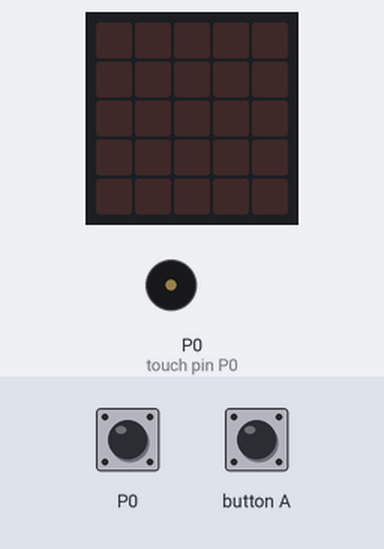
A program run on a simulated BBC micro:bit (MakeCode). On the bench: the board's 5×5 LED display, buzzer (waves = sounding). Inputs (shaded band) come from the test bench.

Above: at 1.2 s.
1.3 s: touch pin P0 pressed for 0.15 s
At 3.1 s:
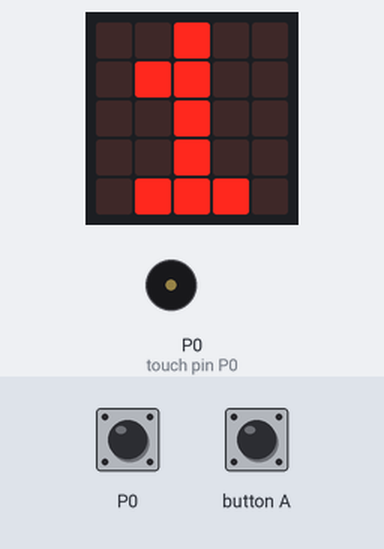
3.9 s: button A pressed for 0.15 s
At 4.8 s:
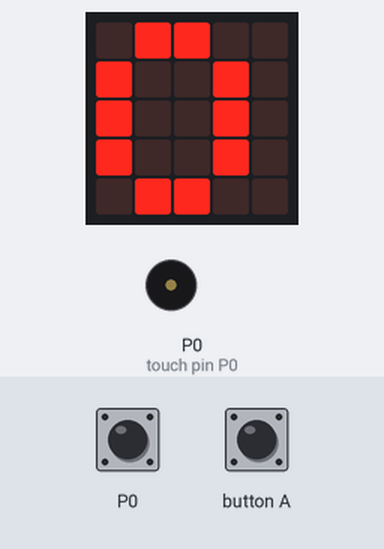
5.5 s: touch pin P0 pressed for 3.2 s
At 5.9 s:
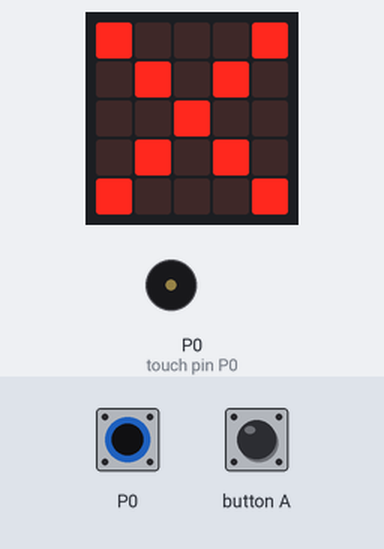
Timing chart, 0 to 9.8 s (numbered marks = the images above; inputs shaded):
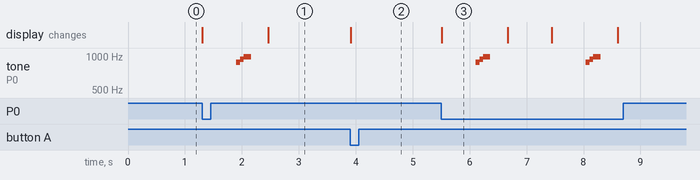

The program:

main.ts
```typescript
let erros = 0
basic.forever(function () {
    if (input.buttonIsPressed(Button.A)) {
        erros = 0
        basic.showNumber(erros)
    } else if (input.pinIsPressed(TouchPin.P0)) {
        basic.showIcon(IconNames.No)
        music.play(music.tonePlayable(880, music.beat(BeatFraction.Eighth)), music.PlaybackMode.UntilDone)
        music.play(music.tonePlayable(932, music.beat(BeatFraction.Eighth)), music.PlaybackMode.UntilDone)
        music.play(music.tonePlayable(988, music.beat(BeatFraction.Quarter)), music.PlaybackMode.UntilDone)
        basic.pause(300)
        erros += 1
        basic.showNumber(erros)
    }
})
```

test.ts
```typescript
// testes vão aqui; isto não será compilado quando este pacote for usado como uma extensão.
```

Measured:
- after the input at 1.3 s, tone on P0 (touch pin P0): silent → 880 Hz after 0.60 s, → 932 Hz 0.07 s later, → 988 Hz 0.07 s later, → silent 0.12 s later; the display: first changes at once (image 1 shows a later state)
- after the input at 3.9 s, the display: changes at once (image 2)
- after the input at 5.5 s, tone on P0 (touch pin P0): plays 880 Hz for 0.07 s, 932 Hz for 0.07 s, 988 Hz for 0.12 s, 880 Hz for 0.07 s, 932 Hz for 0.07 s, 988 Hz for 0.12 s, starting after 0.61 s; the display: changes at once (image 3)
- what the display in image 3 shows lasts 1.2 s, from 5.5 s to 6.7 s
